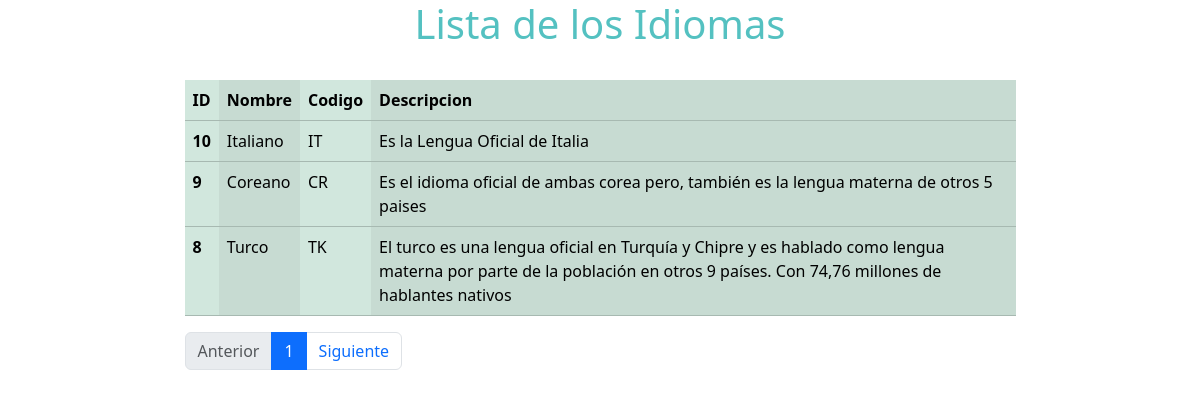
The page /PaginacionIdiomas/ on the database its author committed.
### Aplicaciones/Idioma/models.py (models this page shows, shortened)
class Idioma (models.Model):
    Nombre = models.CharField('Idioma', max_length=60)
    Codigo = models.CharField('Codigo de Idioma', max_length=2)
    Descripcion = models.CharField('Descripcion del Idioma', max_length=255)
    Pais = models.ManyToManyField(Pais)
    class Meta:
        verbose_name = 'Idioma'
        verbose_name_plural = 'Idiomas'
        ordering = ['Nombre']

### Aplicaciones/Idioma/views.py (the view)
# urls.py: path('PaginacionIdiomas/' , views.ListPagIdioma.as_view()),
class ListPagIdioma (ListView):
    template_name = 'Idioma/ListPagIdioma.html'
    model = Idioma
    context_object_name = 'Idiomas'
    paginate_by = 3
    ordering = '-id'

### templates/Idioma/ListPagIdioma.html (shortened to what this page needs)
<!DOCTYPE html>
<html lang="es">
<head>
    <link href="https://cdn.jsdelivr.net/npm/bootstrap@5.3.2/dist/css/bootstrap.min.css" rel="stylesheet"
>
</head>
<body>
    <div class="container">
        <div class="row d-flex justify-content-center mb-4">
            <div class="col-8">
                <h1 class="text-center texttitulo">
                </h1>
            </div>
        </div>
        <div class="row d-flex justify-content-center">
            <div class="col-9">
                <table class="table table-success table-striped-columns">
                    <thead>
                        <tr>
                            <th scope="col">ID</th>
                            <th scope="col">Nombre</th>
                            <th scope="col">Codigo</th>
                            <th scope="col">Descripcion</th>
                        </tr>
                    </thead>
                    <tbody>
                        {% for Idioma in Idiomas %}
                        <tr>
                            <th scope="row">{{Idioma.id}}</th>
                            <td>{{Idioma.Nombre}}</td>
                            <td>{{Idioma.Codigo}}</td>
                            <td>{{Idioma.Descripcion}}</td>
                        </tr>
                        {% endfor %}
                    </tbody>
                </table>
                {% if is_paginated %}
                <div class="mt-2">
                    <ul class="pagination">
                        {% if page_obj.has_previous %}
                        <li class="page-item">
                            <a href="?page={{page_obj.previous_page_number}}" class="page-link">Anterior</a>
                        </li>
                        {% else %}
                        <li class="page-item disabled">
                            <a href="#" class="page-link">Anterior</a>
                        </li>
                        {% endif %}
                        {%if page_obj.number %}
                        <li class="page-item active">
                            <a href="?page={{page_obj.number}}" class="page-link">{{page_obj.number}}</a>
                        </li>
                        {% endif %}
                        {% if page_obj.has_next %}
                        <li class="page-item">
                            <a href="?page={{page_obj.next_page_number}}" class="page-link">Siguiente</a>
                        </li>
                        {% else %}
                        <li class="page-item disabled">
                            <a href="#" class="page-link">Siguiente</a>
                        </li>
                        {% endif %}
                    </ul>
                </div>
                {% endif %}
            </div>
        </div>
    </div>
</body>
</html>

### templates/Idioma/ListPagIdioma.html (style rules this page uses)
.texttitulo { color: rgb(84, 193, 193); }

### rows shown on the page
Idioma: id "10", Nombre "Italiano", Codigo "IT", Descripcion "Es la Lengua Oficial de Italia"
Idioma: id "9", Nombre "Coreano", Codigo "CR", Descripcion "Es el idioma oficial de ambas corea pero, también es la lengua materna de otros 5 paises"
Idioma: id "8", Nombre "Turco", Codigo "TK", Descripcion "El turco es una lengua oficial en Turquía y Chipre y es hablado como lengua materna por parte de la población en otros 9 países. Con 74,76 millones de hablantes nativos"

### other values the page prints
{{ page_obj.number }} "1"
